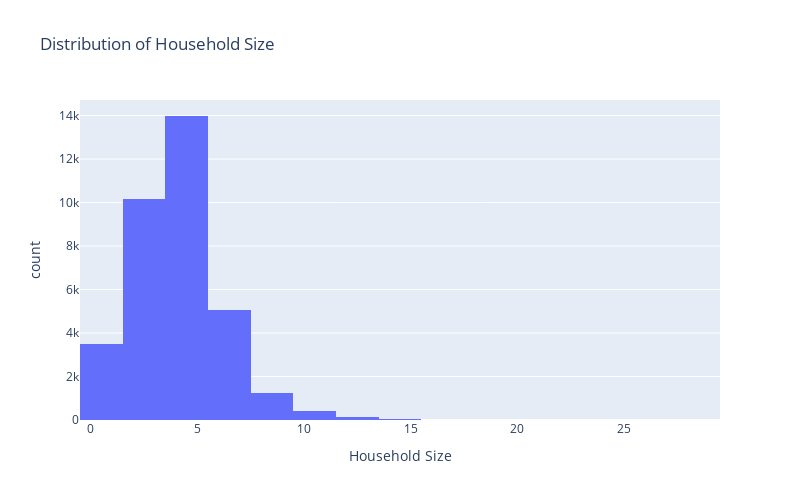

Source (notebook cell):
### Code cell
# Histogram: Household size distribution
fig5 = px.histogram(eda_df, x="Household size", nbins=15,
                    title="Distribution of Household Size",
                    labels={"Household size": "Household Size"})
fig5.update_layout(width=800, height=500)
fig5.show()

### Figure 1 — Plotly figure (JSON) as saved in the notebook; plotly's stock layout.template omitted (floating-point values rounded to 4 significant figures; data arrays with more than 128 entries replaced by an {"elided": "..."} marker saying what was removed)
{"data": [{"bingroup": "x", "hovertemplate": "Household Size=%{x}<br>count=%{y}<extra></extra>", "legendgroup": "", "marker": {"color": "#636efa", "pattern": {"shape": ""}}, "name": "", "nbinsx": 15, "orientation": "v", "showlegend": false, "type": "histogram", "x": {"elided": "34526 int values"}, "xaxis": "x", "yaxis": "y"}], "layout": {"barmode": "relative", "height": 500, "legend": {"tracegroupgap": 0}, "title": {"text": "Distribution of Household Size"}, "width": 800, "xaxis": {"anchor": "y", "domain": [0, 1], "title": {"text": "Household Size"}}, "yaxis": {"anchor": "x", "domain": [0, 1], "title": {"text": "count"}}}}
